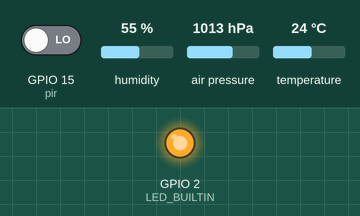
Simulated run of this sketch. Board: ESP32. Shown: output pins drawn as LEDs (lit = HIGH). The inputs (shaded band) are chosen by the test bench; at power-on: GPIO 15 (pir) LOW, humidity 55 %, air pressure 1013 hPa, temperature 24 °C. WiFi joins after 1.5 s; servers stay silent unless stated; network time is answered at once with the bench clock; the local clock reads 2024-03-15 10:24:30 at power-on unless the sketch sets it.

Above: at 2.3 s.
2.4 s: GPIO 15 (pir) driven HIGH
At 3.6 s:
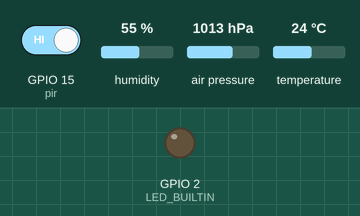
3.9 s: GPIO 15 (pir) driven LOW
At 4.8 s:
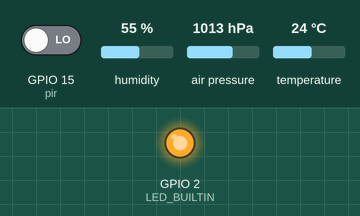
Timing chart, 0 to 6.9 s (numbered marks = the images above; inputs shaded):
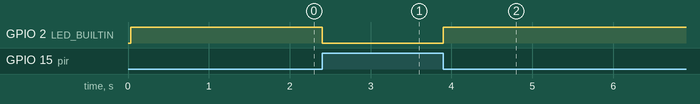

Measured:
- after the input at 2.4 s, GPIO 2 (LED_BUILTIN): HIGH → LOW at once
- after the input at 3.9 s, GPIO 2 (LED_BUILTIN): LOW → HIGH at once

The sketch:

sensores.ino
```cpp
#include "arduino_secrets.h"
#include "thingProperties.h"
#include <Adafruit_BMP085.h>
#include <DHT_U.h>
#include <NTPClient.h>
#include <ArduinoOTA.h>
#define DHTTYPE DHT11
#define DHTPIN  0
#define pir 15
#define tempoEnvio 30000
WiFiUDP udp;
NTPClient ntp(udp,"a.st1.ntp.br",-3*3600,60000);
DHT_Unified dht(DHTPIN,DHTTYPE);
Adafruit_BMP085 bmp;
unsigned long cronometro=millis();
void setup(){
  pinMode(LED_BUILTIN,OUTPUT);
  pinMode(pir,INPUT);
  dht.begin();
  if(!bmp.begin()){
    digitalWrite(LED_BUILTIN,1);
    while(1){}
  }
  else
    digitalWrite(LED_BUILTIN,0);
  initProperties();
  ArduinoCloud.begin(ArduinoIoTPreferredConnection);
  ntp.begin();
  ntp.forceUpdate();
  ArduinoOTA.setHostname("");
  ArduinoOTA.setPassword("");
  ArduinoOTA.begin();
}
void loop(){
  ArduinoOTA.handle();
  ArduinoCloud.update();
  if(ArduinoCloud.connected()){
    presenca=digitalRead(pir);
    if(presenca)
      digitalWrite(LED_BUILTIN,0);
    else
      digitalWrite(LED_BUILTIN,1);
  }
  else{
    digitalWrite(LED_BUILTIN,1);
    if(millis()-cronometro>=60000)
      ESP.restart();
  }
  if(millis()-cronometro>=tempoEnvio){
    ntp.forceUpdate();
    hora=ntp.getFormattedTime();
    digitalWrite(LED_BUILTIN,1);
    sensors_event_t event;
    dht.temperature().getEvent(&event);
    dht.humidity().getEvent(&event);
    umidade11=event.relative_humidity;
    if(isnan(umidade11)){
      digitalWrite(LED_BUILTIN,1);
      cronometro=millis();
      return;
    }
    else
      digitalWrite(LED_BUILTIN,0);
    temperatura180=bmp.readTemperature();
    pressao180=bmp.readPressure();
    digitalWrite(LED_BUILTIN,0);
    cronometro=millis();
  }
}
```

arduino_secrets.h
```cpp
#define SECRET_SSID ""
#define SECRET_OPTIONAL_PASS ""
#define SECRET_DEVICE_KEY ""
```

thingProperties.h
```cpp
// Code generated by Arduino IoT Cloud, DO NOT EDIT.
#include <ArduinoIoTCloud.h>
#include <Arduino_ConnectionHandler.h>
const char DEVICE_LOGIN_NAME[]  = "";
const char SSID[]               = SECRET_SSID;    // Network SSID (name)
const char PASS[]               = SECRET_OPTIONAL_PASS;    // Network password (use for WPA, or use as key for WEP)
const char DEVICE_KEY[]  = SECRET_DEVICE_KEY;    // Secret device password
String hora;
float pressao180;
float umidade11;
CloudTemperatureSensor temperatura180;
int presenca;
void initProperties(){
  ArduinoCloud.setBoardId(DEVICE_LOGIN_NAME);
  ArduinoCloud.setSecretDeviceKey(DEVICE_KEY);
  ArduinoCloud.addProperty(hora, READ, ON_CHANGE, NULL);
  ArduinoCloud.addProperty(pressao180, READ, ON_CHANGE, NULL);
  ArduinoCloud.addProperty(umidade11, READ, ON_CHANGE, NULL);
  ArduinoCloud.addProperty(temperatura180, READ, ON_CHANGE, NULL);
  ArduinoCloud.addProperty(presenca, READ, ON_CHANGE, NULL);
}
WiFiConnectionHandler ArduinoIoTPreferredConnection(SSID,PASS);
```
